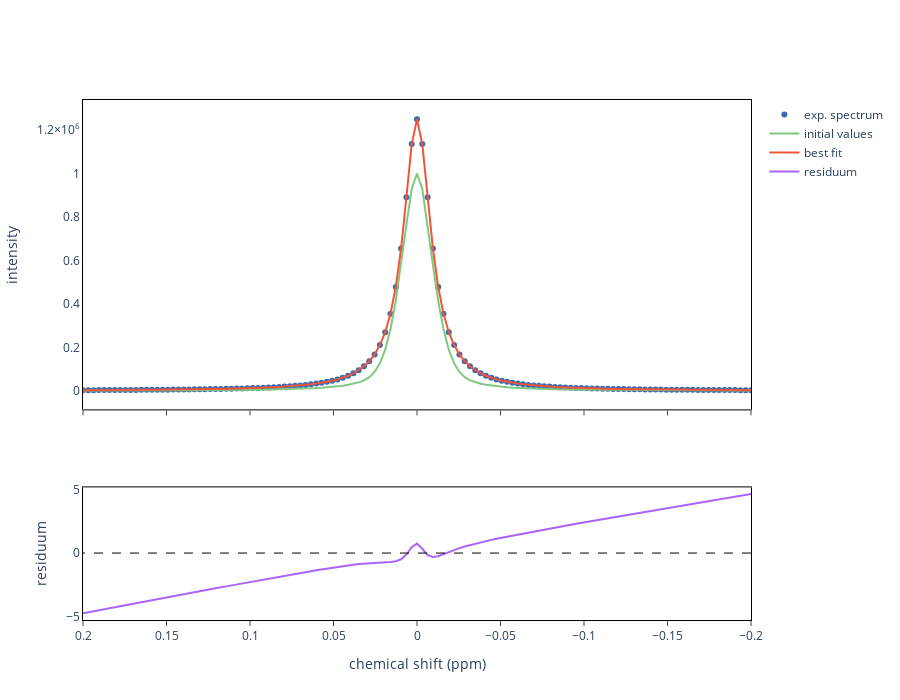

The cell this chart's notebook holds for it:
### Code cell
fig = sp.plot(ini=True, fit=True)
fig.update_layout(autosize=False, width=900, height=700)
fig.show()
